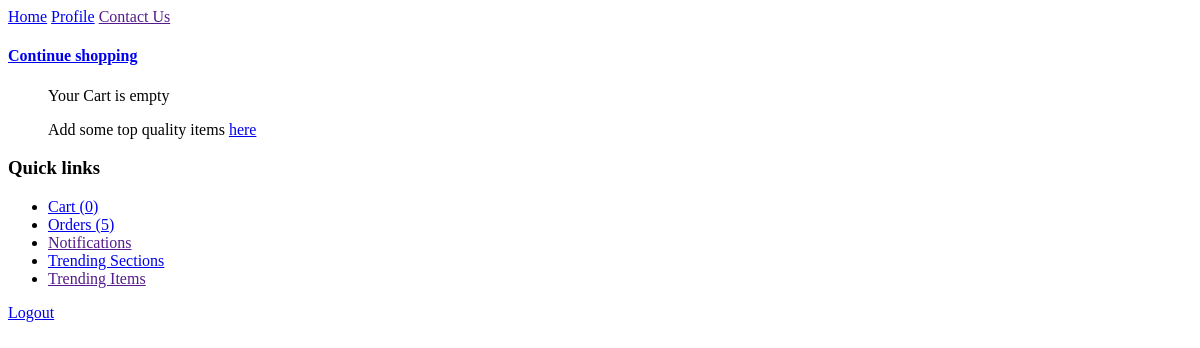
The app's page /profile/cart/ (signed in), older data.
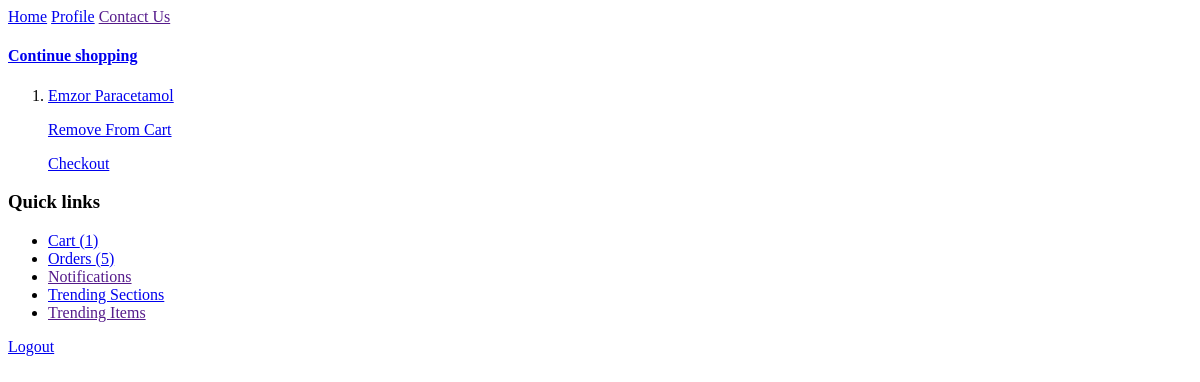
The same page, newer data.
### login/models/usermodel.py (models this page shows, shortened)
class User(AbstractBaseUser):
    first_name = models.CharField(
        max_length = 40,
        default="first name",
    )
    last_name = models.CharField(
        max_length=40,
        default="last name",
    )
    email = models.EmailField(
        max_length=40,
        unique=True,
        verbose_name = "email address",
        default="useremail@mail.com",
    )
    date_of_birth = models.DateField(default=date.today)
    about_user = models.TextField(
        max_length=300,
        blank=True,
    )
    country_of_residence = models.CharField(
        max_length=100,
        blank=True,
        )
    state_of_residence = models.CharField(
        max_length=100,
        blank=True,
        )
    city_of_residence = models.CharField(
        max_length=100,
        blank=True,
        )
    street_address = models.TextField(
        max_length=300,
        blank=True,
        )
    is_active = models.BooleanField(default=True)
    is_admin = models.BooleanField(default=False)
    users = UserManager()
    profile_photo = models.ImageField(
        upload_to="profile_photos/",
        blank=True,
    )
    USERNAME_FIELD = "email"
    EMAIL_FIELD = "email"
    REQUIRED_FIELDS = [
        "date_of_birth",
        "first_name",
        "last_name",
        ]

### user_profile/models/cartmodel.py (models this page shows, shortened)
class Cart(models.Model):
    user = models.OneToOneField(
        User,
        on_delete=models.CASCADE,
    )
    items = models.ManyToManyField(
        Item,
    )
    carts = models.Manager()

### store/models/itemmodel.py (models this page shows, shortened)
class Item(models.Model):
    aisle = models.ForeignKey(
        Aisle,
        on_delete=models.CASCADE,
        help_text="Aisle where item is displayed",
        default='AA000',
    )
    section = models.ForeignKey(
        Section,
        on_delete=models.CASCADE,
        help_text="Mall Section",
        default='section',
    )
    description = models.CharField(
        max_length=100,
        primary_key=True,
        verbose_name="Item title",
        help_text="Title of item for sale",
        default='item',
    )
    info = models.TextField(
        verbose_name ='Item Info',
        help_text='more info on the item',
        default='add item info here',
    )
    retail_unit = models.CharField(
        help_text="retailing unit",
        max_length=40,
        default="1 piece",
    )
    retail_unit_price = models.PositiveIntegerField(
        help_text="Price of 1 retail unit in Naira",
        verbose_name="Retail price",
        default=0,
    )
    wholesale_unit = models.CharField(
        help_text="unit for wholesale",
        max_length=40,
        default="1 pack",
    )
    wholesale_unit_price = models.PositiveIntegerField(
        help_text="Price of 1 wholesale unit in Naira",
        verbose_name="Wholesale price",
        default=0,
    )
    cost = models.PositiveIntegerField(
        help_text="Cost of Item in Naira",
        verbose_name="Cost price",
        default=0,
    )
    tags = models.ManyToManyField(
        Tag,
    )
    trend = models.IntegerField(
        default=0,
    )
    items = models.Manager()
    tagged = TaggedItemsManager()
    def __str__(self):
        return self.description

### user_profile/views/profile_cartviews.py (the view)
# urls.py: path("cart/", views.CartView.as_view(), name="cart"),
class CartView(ListView):
    template_name = 'user_profile/profile_cartview.html'
    context_object_name = 'mycart_items'
    def get_queryset(self):
        mycart = self.request.user.cart
        return mycart.items.all()

### user_profile/models/ordermodel.py (called while the page is built)
    def pending(self):
        return self.filter(is_pending=True)

    def get_queryset(self):
        return OrderQuerySet(self.model, using=self._db)

    def pending(self):
        return self.get_queryset().pending()

### user_profile/templates/user_profile/profile_cartview.html (shortened to what this page needs)
{% extends 'base_profile_template.html' %}
{% block SECTION_CONTENT %}
<ol>
    {% for item in mycart_items %}
    <li>
        <p>
            <a href="{% url 'store:item' item.description %}">{{item|title}}</a>
        </p>
        <p>
            <a href="{% url 'profile:remove_from_cart' item.description %}">Remove From Cart</a>
        </p>
        <p>
            <a href="{% url 'profile:confirm_order' item.description %}">Checkout</a>
        </p>
    </li>
    {% empty %}
    <p>Your Cart is empty</p>
    <p>
        Add some top quality items
        <a href="{% url 'store:index' %}">here</a>
    </p>
    {% endfor %}
</ol>
{% endblock SECTION_CONTENT %}

### eShop/templates/baseview.html (shortened to what this page needs)
<!DOCTYPE html>
<html lang="en">
<head>
</head>
<body>
    <div class="topnav">
        {% block NAV_BAR %}
        <a class="active" href="{% url 'home' %}">Home</a>
        {% if user.pk != None %}
        <a href="{% url 'profile:index' %}">Profile</a>
        {% else %}
        <a href="{% url 'login:login' %}">Login</a>
        {% endif %}
        <a href="">Contact Us</a>
        {% endblock NAV_BAR %}
    </div>
    <div id="base_section_content">
        {% block BASE_SECTION_CONTENT %}{% endblock BASE_SECTION_CONTENT %}
    </div>
    <div id="sidebar">
        {% block SIDEBAR %}
        <h3>
            <b>Quick links</b>
        </h3>
            <ul>
                {% if user.pk != None %}
                <li>
                    <a href="{% url 'profile:cart' %}">Cart
                        {% if user.cart.items %}
                        ({{user.cart.items.count}})
                        {% else %}
                        (0)
                        {% endif %}
                    </a>
                </li>
                <li>
                    <a href="{% url 'profile:orders' %}">Orders
                        {% if user.order_set.pending %}
                        ({{user.order_set.pending.count}})
                        {% else %}
                        (0)
                        {% endif %}
                    </a>
                </li>
                <li>
                    <a href="">Notifications</a>
                </li>
                {% endif %}
                <li>
                    <a href="{% url 'store:trending' %}">Trending Sections</a>
                </li>
                <li>
                    <a href="">Trending Items</a>
                </li>
            </ul>
        {% endblock SIDEBAR %}
    </div>
    <div id="logout_area">
        {% block LOGOUT_AREA %}
        {% if user.pk != None %}
        <a href="{% url 'login:logout' %}">Logout</a>
        {% endif %}
        {% endblock LOGOUT_AREA %}
    </div>
</body>
</html>

Row changes from the older to the newer data that the page shows:
now on this page (row unchanged): Item: description "Emzor Paracetamol"
changed User: cart.items.count "0" → "1"
Text that changed along with them:
text no longer shown: "Your Cart is empty Add some top quality items here"
